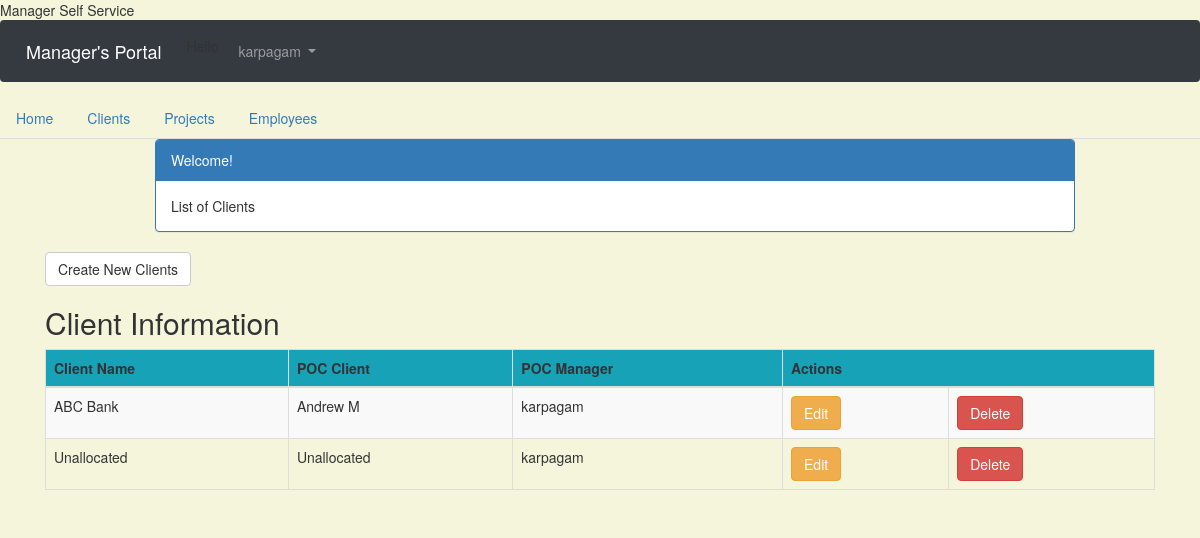
The app's page /manager/client_list/ (signed in), older data.
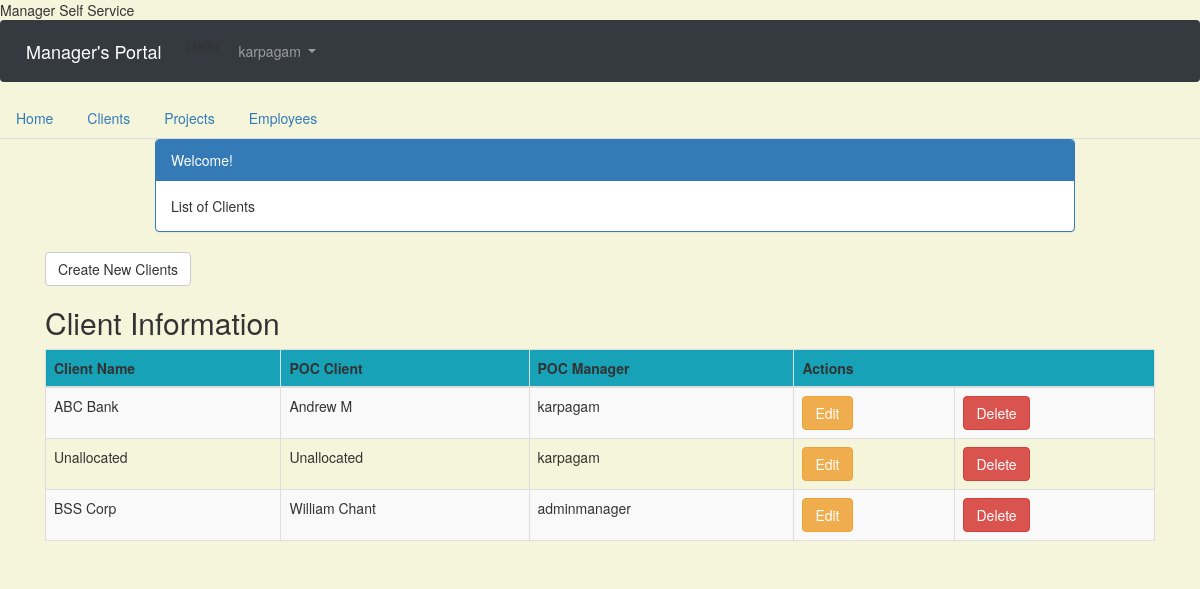
The same page, newer data.
### manager/models.py (models this page shows, shortened)
class Client(models.Model):
    client_name = models.CharField(max_length=50, blank=False, null=False, default=' ')
    POC_client = models.CharField(max_length=50, blank=False, null=False, default=' ')
    POC_manager = models.ForeignKey(get_user_model(), on_delete=models.CASCADE)

### users/models.py (models this page shows)
class CustomUser(AbstractUser):
    department = models.CharField(max_length=50, default=' ', null=True, blank=True)
    cell_phone = models.CharField(max_length=50, default='(402)000-0000')
    date_of_joining = models.DateField(null=True, blank=True)
    employee_ID = models.CharField(max_length=50, default=' ', null=True, blank=True)
    office_location = models.CharField(max_length=50, default=' ', null=True, blank=True)
    designation = models.CharField(max_length=50, default=' ', null=True, blank=True)

### manager/views.py (the view)
# urls.py: path('client_list/', views.client_list, name='client_list'),
@login_required
def client_list(request):
    client = Client.objects.all()
    return render(request, 'client_list.html',
                  {'clients': client})

### templates/client_list.html (shortened to what this page needs)
{% extends 'base.html' %}
{% block content %}
 <html>
    <head>
        <link rel="stylesheet" href="https://maxcdn.bootstrapcdn.com/bootstrap/3.3.4/css/bootstrap.min.css">
    </head>
    <body>
    <div class="container">
        <div class="row">
            <div class="col-md-10 col-md-offset-1">
                <div class="panel panel-primary">
                    <div class="panel-heading">Welcome!</div>
                    <div class="panel-body">
                        List of Clients
                    </div>
                </div>
            </div>
        </div>
    </div>
    <a href="{% url 'client_new' %}" class="btn btn-default">Create New Clients</a>
    <div class="row">
        <h2 style="padding-left: 15Px">Client Information</h2>
    </div>
    <div>
        <table class="table table-striped table-bordered table-hover">
            <thead>
            <tr class="bg-info">
                <th>Client Name</th>
                <th>POC Client</th>
                <th>POC Manager</th>
                <th colspan="3">Actions</th>
            </tr>
            </thead>
            <tbody>
            {% for client in clients %}
                <tr>
                    <td>{{ client.client_name }}</td>
                    <td>{{ client.POC_client }}</td>
                    <td>{{ client.POC_manager }}</td>
                    <td><a href="{% url 'client_edit' pk=client.pk %}" class="btn btn-warning">Edit</a>
                    <td><a href="{% url 'client_delete' pk=client.pk %}"
                        onclick="return confirm('Are you sure you want to delete?')"
                        class="btn btn-danger">Delete</a>
                    </td>
                </tr>
            {% endfor %}
            </tbody>
        </table>
    </div>
        </body>
    </html>
{% endblock content %}

Row changes from the older to the newer data that the page shows:
added Client: client_name "BSS Corp", POC_client "William Chant", POC_manager "adminmanager"
